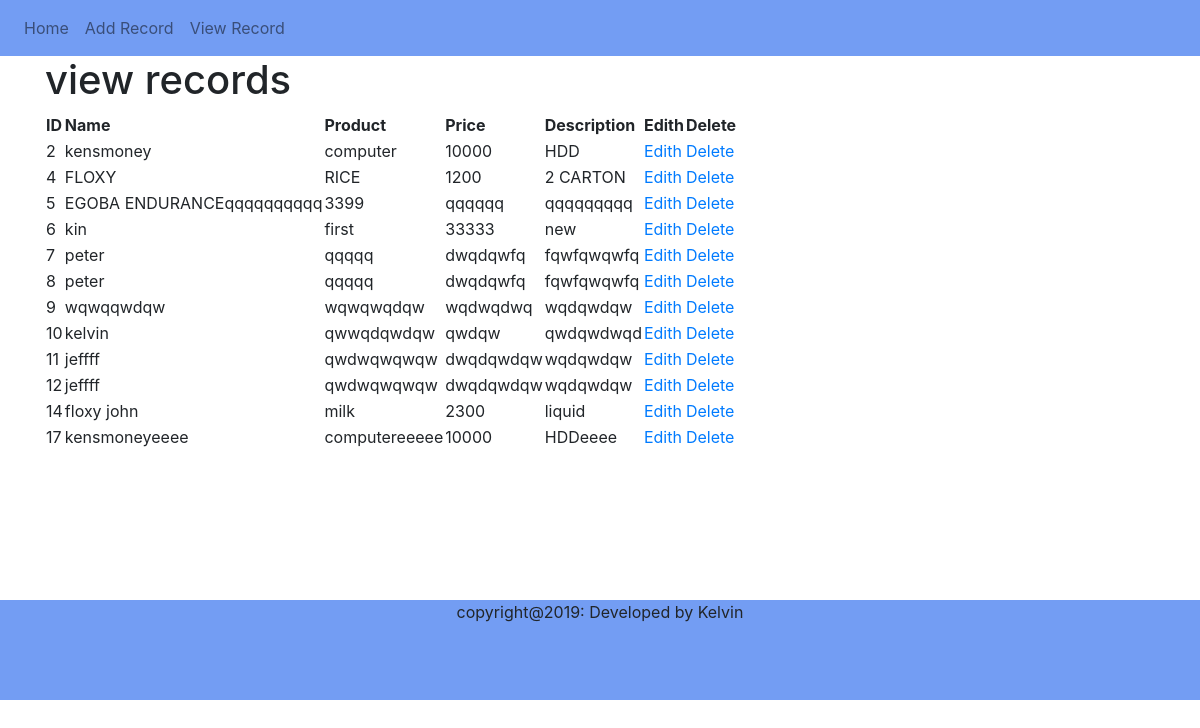
/show/, run on an earlier commit of the app's database.
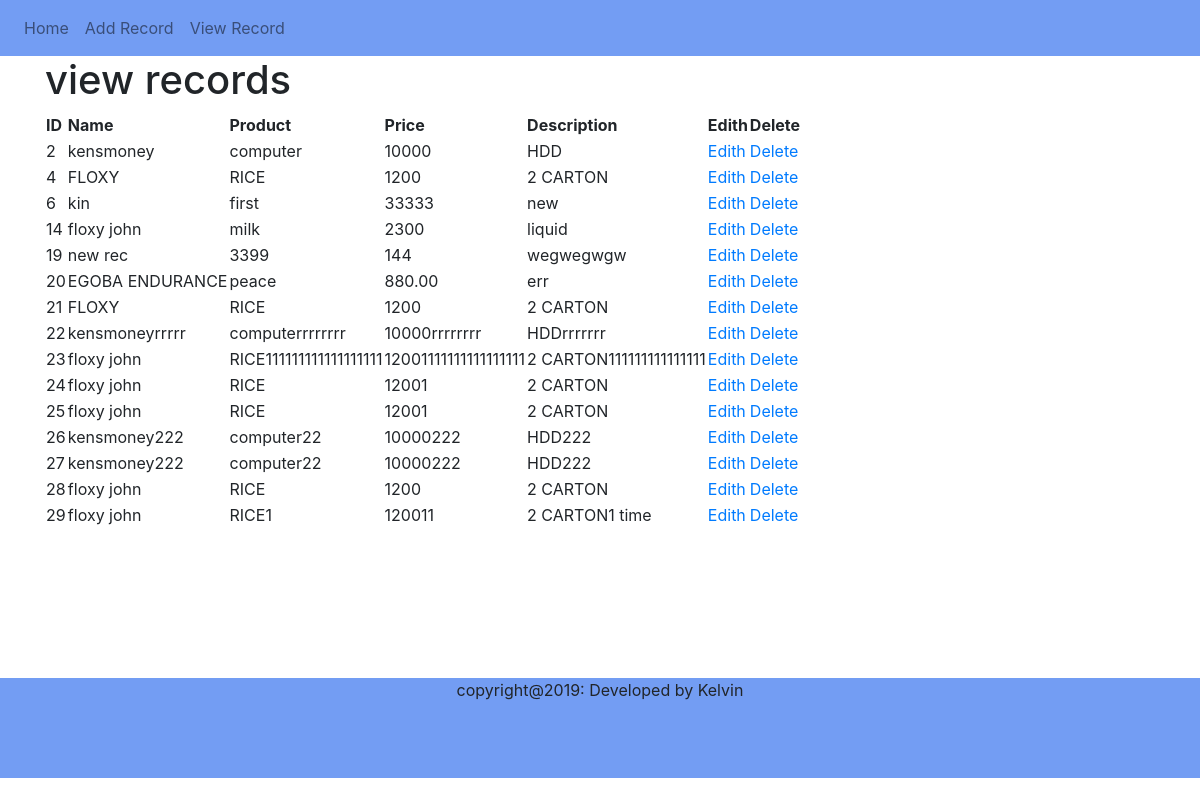
And on a later commit of the database.
### todoapp/models.py (models this page shows, shortened)
class Record2 (models.Model):
    id = models.AutoField( primary_key=True)
    name  = models.CharField(max_length=100)
    product = models.CharField(max_length=100)
    amount = models.CharField(max_length=100)
    description = models.CharField(max_length=100)

### todoapp/views.py (the view)
# urls.py: path('show/', views.Show, name="Show"),
def Show(request):
    record = Record2.objects.all()
    return render(request, "html/show_record.html" , { "record" : record })

### templates/html/show_record.html
{% extends "html/home.html" %}
{% block content %}
<div class="container">
        <h1>  view records </h1>
    <table>
        <thead>
            <tr>
                <th> ID </th>
                <th> Name </th>
                <th> Product </th>
                <th> Price </th>
                <th> Description </th>
                <th> Edith</th>
                <th> Delete </th>
            </tr>
        </thead>
        <tbody>
            {% for records in record %}
            <tr><td> {{ records.id}} </td>
                <td> {{ records.name }} </td>
                <td> {{ records.product }} </td>
                <td> {{ records.amount }} </td>
                <td> {{ records.description }} </td>
                <td><a href='{% url "Edith" records.id %}'  > Edith </a> </td>
                <td><a href='{% url "Delete" records.id %}'> Delete </a> </td>
            </tr>
            {% endfor %}
        </tbody>
    </table>
</div>
{% endblock %}

What changed in the data, as far as the page shows it:
removed Record2: id "5", name "EGOBA ENDURANCEqqqqqqqqqq", product "3399", amount "qqqqqq", description "qqqqqqqqq"
removed Record2: id "7", name "peter", product "qqqqq", amount "dwqdqwfq", description "fqwfqwqwfq"
removed Record2: id "8", name "peter", product "qqqqq", amount "dwqdqwfq", description "fqwfqwqwfq"
removed Record2: id "9", name "wqwqqwdqw", product "wqwqwqdqw", amount "wqdwqdwq", description "wqdqwdqw"
removed Record2: id "10", name "kelvin", product "qwwqdqwdqw", amount "qwdqw", description "qwdqwdwqd"
removed Record2: id "11", name "jeffff", product "qwdwqwqwqw", amount "dwqdqwdqw", description "wqdqwdqw"
removed Record2: id "12", name "jeffff", product "qwdwqwqwqw", amount "dwqdqwdqw", description "wqdqwdqw"
removed Record2: id "17", name "kensmoneyeeee", product "computereeeee", amount "10000", description "HDDeeee"
added Record2: id "19", name "new rec", product "3399", amount "144", description "wegwegwgw"
added Record2: id "20", name "EGOBA ENDURANCE", product "peace", amount "880.00", description "err"
added Record2: id "21", name "FLOXY", product "RICE", amount "1200", description "2 CARTON"
added Record2: id "22", name "kensmoneyrrrrr", product "computerrrrrrrr", amount "10000rrrrrrrr", description "HDDrrrrrrr"
added Record2: id "23", name "floxy john", product "RICE111111111111111111", amount "12001111111111111111", description "2 CARTON111111111111111"
added Record2: id "24", name "floxy john", product "RICE", amount "12001", description "2 CARTON"
added Record2: id "25", name "floxy john", product "RICE", amount "12001", description "2 CARTON"
added Record2: id "26", name "kensmoney222", product "computer22", amount "10000222", description "HDD222"
added Record2: id "27", name "kensmoney222", product "computer22", amount "10000222", description "HDD222"
added Record2: id "28", name "floxy john", product "RICE", amount "1200", description "2 CARTON"
added Record2: id "29", name "floxy john", product "RICE1", amount "120011", description "2 CARTON1 time"
